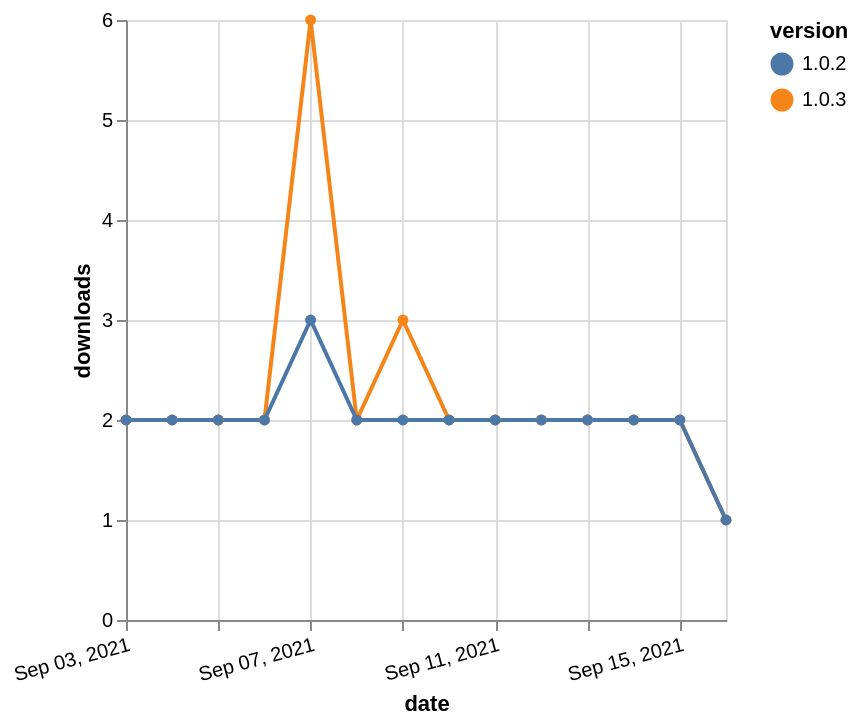

Here is the Vega-Lite specification saved for this chart:
### Vega-Lite specification from a JSON file in a GitHub repository (floating-point values rounded to 4 significant figures)
{"$schema": "https://vega.github.io/schema/vega-lite/v5.json", "description": "A simple bar chart with embedded data.", "data": {"values": [{"date": "2021-09-03", "total": 684, "delta": 2, "version": "1.0.3"}, {"date": "2021-09-04", "total": 686, "delta": 2, "version": "1.0.3"}, {"date": "2021-09-05", "total": 688, "delta": 2, "version": "1.0.3"}, {"date": "2021-09-06", "total": 690, "delta": 2, "version": "1.0.3"}, {"date": "2021-09-07", "total": 696, "delta": 6, "version": "1.0.3"}, {"date": "2021-09-08", "total": 698, "delta": 2, "version": "1.0.3"}, {"date": "2021-09-09", "total": 701, "delta": 3, "version": "1.0.3"}, {"date": "2021-09-10", "total": 703, "delta": 2, "version": "1.0.3"}, {"date": "2021-09-11", "total": 705, "delta": 2, "version": "1.0.3"}, {"date": "2021-09-12", "total": 707, "delta": 2, "version": "1.0.3"}, {"date": "2021-09-13", "total": 709, "delta": 2, "version": "1.0.3"}, {"date": "2021-09-14", "total": 711, "delta": 2, "version": "1.0.3"}, {"date": "2021-09-15", "total": 713, "delta": 2, "version": "1.0.3"}, {"date": "2021-09-16", "total": 714, "delta": 1, "version": "1.0.3"}, {"date": "2021-09-03", "total": 634, "delta": 2, "version": "1.0.2"}, {"date": "2021-09-04", "total": 636, "delta": 2, "version": "1.0.2"}, {"date": "2021-09-05", "total": 638, "delta": 2, "version": "1.0.2"}, {"date": "2021-09-06", "total": 640, "delta": 2, "version": "1.0.2"}, {"date": "2021-09-07", "total": 643, "delta": 3, "version": "1.0.2"}, {"date": "2021-09-08", "total": 645, "delta": 2, "version": "1.0.2"}, {"date": "2021-09-09", "total": 647, "delta": 2, "version": "1.0.2"}, {"date": "2021-09-10", "total": 649, "delta": 2, "version": "1.0.2"}, {"date": "2021-09-11", "total": 651, "delta": 2, "version": "1.0.2"}, {"date": "2021-09-12", "total": 653, "delta": 2, "version": "1.0.2"}, {"date": "2021-09-13", "total": 655, "delta": 2, "version": "1.0.2"}, {"date": "2021-09-14", "total": 657, "delta": 2, "version": "1.0.2"}, {"date": "2021-09-15", "total": 659, "delta": 2, "version": "1.0.2"}, {"date": "2021-09-16", "total": 660, "delta": 1, "version": "1.0.2"}]}, "width": "container", "mark": {"type": "line", "point": {"filled": true}}, "encoding": {"x": {"field": "date", "type": "temporal", "timeUnit": "yearmonthdate", "title": "date", "axis": {"labelAngle": -15}}, "y": {"field": "delta", "type": "quantitative", "title": "downloads"}, "color": {"field": "version", "type": "nominal"}, "tooltip": {"field": "delta"}}}
